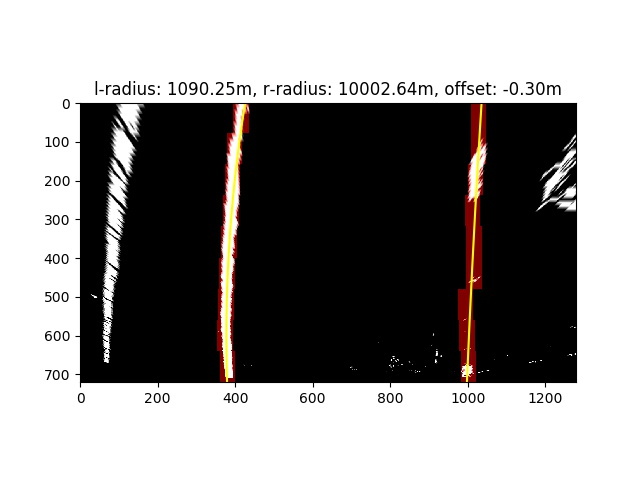
#> input picture output_images/lanes0.jpg, 640 x 480 px
$ python -i main.py   (imports and definitions only)   (older library calls are emulated)
#> lines starting #> are read from the running program, lines starting #| are printed output that depends on the picture
### transform.py
import cv2
import numpy as np

#
# Compute pixel gradient norms and directions, and threshold them into a binary image.
# Input image should be in HLS color space.
#
def gradient_threshold(img, norm_threshold=(0.0, 1.0), theta_threshold=(0.0, np.pi/2)):
    gray = img[...,1]

    dx = cv2.Sobel(gray, cv2.CV_64F, 1, 0, ksize=9)
    dy = cv2.Sobel(gray, cv2.CV_64F, 0, 1, ksize=9)

    norm = np.sqrt(dx**2 + dy**2)
    norm = norm / np.max(norm)

    theta = np.arctan2(np.absolute(dy), np.absolute(dx))

    norm_bin = np.zeros_like(gray, np.uint8)
    norm_bin[(norm >= norm_threshold[0]) & (norm <= norm_threshold[1])] = 255

    theta_bin = np.zeros_like(gray, np.uint8)
    theta_bin[(theta >= theta_threshold[0]) & (theta <= theta_threshold[1])] = 255

    return (norm_bin & theta_bin)

#
# Return binary image of pixels whose S value fall within threshold.
# Input image should be in HLS color space.
#
def channel_threshold(img, threshold=(0, 255)):
    S = img[...,2]

    S_bin = np.zeros_like(S, np.uint8)
    S_bin[(S >= threshold[0]) & (S <= threshold[1])] = 255

    return S_bin

#
# Perform a perspective transform to get a bird's eye view of the road.
# Credit to sbagalka on the Udacity forum for coming up with the source and destination pixels,
# these are a slightly tweaked version.
#
src = np.float32([[(200, 720), (570, 470), (720, 470), (1130, 720)]])
dst = np.float32([[(350, 720), (370, 0), (960, 0), (980, 720)]])

T = cv2.getPerspectiveTransform(src, dst)
T_inv = cv2.getPerspectiveTransform(dst, src)

def warp(img):
    return cv2.warpPerspective(img, T, (img.shape[1], img.shape[0]), flags=cv2.INTER_LINEAR)

def unwarp(img):
    return cv2.warpPerspective(img, T_inv, (img.shape[1], img.shape[0]), flags=cv2.INTER_LINEAR)

### lanes.py
import cv2
import numpy as np
import matplotlib.pyplot as plt

LANE_LENGTH = 30
LANE_WIDTH = 3.7

LANE_LENGTH_PIXELS = 720
LANE_WIDTH_PIXELS = 620
LANE_EPSILON = 50
OFFSET_THRESHOLD = 1.0
CURVATURE_RADIUS_THRESHOLD = 200

IMAGE_SHAPE = (720, 1280, 3)

# Return img with lane visualizations overlayed.
# [30 lines left out: function visualize_lanes, not called in this run]

#
# Helper used in fit_poly below. When a patch has no pixels set, np.argmax returns
# the first element in the array. This biases the dotted lanes to curve left. Use the midpoint
# of the array instead.
#
def middle_max(l):
    m = np.argmax(l)
    maxes = np.argwhere(l == l[m]).flatten().tolist()
    return m if len(maxes) == 0 else maxes[len(maxes)//2]

#
# Takes a binary image containing a top-down view of the lanes, and returns
# a polynomial fit for each lane. Optionally writes an image with a visualization of the fit overlayed.
#
# Implemented by convoluting a window across a horizontal slice of the image to find a patch with the most
# pixels set. This patch is considered to be where the lane is.
#
def fit_poly(img, prev_left=None, prev_right=None, out_file='', window_width=40, window_height=80, search_radius=LANE_EPSILON):

    left_x = []
    right_x = []
    window = np.ones(window_width)
    half_image = img.shape[1]//2
    full_image = img.shape[1]
    half_window = window_width//2
    ny = img.shape[0] // window_height

    for i in reversed(range(ny)):

        hist = np.sum(img[window_height*i:window_height*(i+1),...], axis=0)
        conv = np.convolve(hist, window)

        left_search_endpoint = 0
        right_search_endpoint = half_image

        if prev_left:
            left_search_endpoint = max(prev_left + half_window - search_radius, 0)
            right_search_endpoint = min(prev_left + half_window + search_radius, full_image)

        conv_max = middle_max(conv[left_search_endpoint:right_search_endpoint])
        left = min(max(conv_max + left_search_endpoint - half_window, 0), full_image)

        left_search_endpoint = half_image
        right_search_endpoint = len(conv)

        if prev_right:
            left_search_endpoint = max(prev_right + half_window - search_radius, 0)
            right_search_endpoint = min(prev_right + half_window + search_radius, full_image)

        conv_max = middle_max(conv[left_search_endpoint:right_search_endpoint])
        right = max(min(conv_max + left_search_endpoint - half_window, full_image), 0)

        left_x.append(left)
        right_x.append(right)

        prev_left = left
        prev_right = right

    y = np.linspace(img.shape[0], window_height, (img.shape[0] // window_height))

    left_poly = np.polyfit(y, left_x, 2)
    right_poly = np.polyfit(y, right_x, 2)

    if out_file != '':
        visualize_lanes(img, window_height, window_width, left_x, right_x, left_poly, right_poly, out_file)


    return y, left_x, right_x, left_poly, right_poly

# Return radius of curvature in meters.
# Maps pixels to meters using a lane size which is probably off somewhat.
def lane_curvature(left_poly, right_poly):
    m_per_y = LANE_LENGTH / LANE_LENGTH_PIXELS
    m_per_x = LANE_WIDTH / LANE_WIDTH_PIXELS

    y = np.linspace(0, IMAGE_SHAPE[0]-1, num=IMAGE_SHAPE[0])

    left_x = np.polyval(left_poly, y)
    right_x = np.polyval(right_poly, y)

    offset = (((right_x[-1] - left_x[-1])//2) - IMAGE_SHAPE[0]//2) * m_per_x

    left_poly = np.polyfit(y * m_per_y, left_x * m_per_x, 2)
    right_poly = np.polyfit(y * m_per_y, right_x * m_per_x, 2)

    curve_left = ((1 + (2 * left_poly[0] * 720 * m_per_y + left_poly[1])**2)**1.5) / np.absolute(2 * left_poly[0])
    curve_right = ((1 + (2 * right_poly[0] * 720 * m_per_y + right_poly[1])**2)**1.5) / np.absolute(2 * right_poly[0])

    return curve_left, curve_right, offset

def is_outlier(x_l, x_r, l_curv, r_curv, offset):
    if np.absolute(np.absolute(x_l - x_r) - LANE_WIDTH_PIXELS) > LANE_EPSILON:
        return True

    if np.absolute(l_curv) < CURVATURE_RADIUS_THRESHOLD or np.absolute(r_curv) < CURVATURE_RADIUS_THRESHOLD:
        return True

    if np.absolute(offset) > OFFSET_THRESHOLD:
        return True

    return False

### main.py
import argparse
import glob
import cv2
import numpy as np
from calibration import *
from transform import *
from lanes import *
from moviepy.editor import VideoFileClip
from IPython.display import HTML

# [15 lines left out: functions undistort, bgr_to_hls, not called in this run]

def threshold(images, dstack=False):
    dstacked = []
    thresholded = []

    for img in images:

        grad = gradient_threshold(img, (0.2, 1.0), (0.7, 1.3))
        channel = channel_threshold(img, (150, 255))
        combined = grad | channel

        thresholded.append(combined)

        if dstack:
            dstacked.append(np.dstack((np.zeros_like(combined), grad, channel)))

    return thresholded, dstacked

def perspective_transform(images):
    warped = []
    for img in images:
        w = warp(img)
        warped.append(w)

    return warped

# [74 lines left out: functions find_lanes, draw_lanes, write_images, test, test_calibration, not called in this run]

# Smoothing factor.
λ = 0.3

prev_l = []
prev_r = []

def process_image(img):

    global prev_l
    global prev_r

    hls = cv2.cvtColor(img, cv2.COLOR_RGB2HLS)
    fit = fit_poly(perspective_transform(threshold([hls])[0])[0], None if len(prev_l) == 0 else prev_l[0], None if len(prev_r) == 0 else prev_r[0])
    y, x_l, x_r, left_poly, right_poly = fit
    curvature = lane_curvature(left_poly, right_poly)
    l_curv, r_curv, offset = curvature

    # If the lane is an outlier, use previous lanes for drawing.
    if is_outlier(x_l[0], x_r[0], l_curv, r_curv, offset):
        if (len(prev_l) > 0) and len(prev_r) > 0:
            return draw_lanes([img], [(y, prev_l, prev_r, left_poly, right_poly)], [curvature])[0]
        else:
            return img

    if len(prev_l) > 0 and len(prev_r) > 0:
        x_l = np.int32(λ * np.float64(x_l) + (1 - λ) * np.float64(prev_l))
        x_r = np.int32(λ * np.float64(x_r) + (1 - λ) * np.float64(prev_r))

    prev_l = x_l
    prev_r = x_r
    return draw_lanes([img], [(y, x_l, x_r, left_poly, right_poly)], [curvature])[0]

# [9 lines left out: function video, not called in this run]

# [16 lines not run here, left out]

>>> import cv2
>>> picture = cv2.cvtColor(cv2.imread('output_images/lanes0.jpg'), cv2.COLOR_BGR2RGB)
>>> result = process_image(picture)
#> in process_image, `hls = cv2.cvtColor(img, cv2.COLOR_RGB2HLS)`: hls: shape (480, 640, 3); mean of channels 0, 1, 2 2.9, 144.3, 13.5
#> the loop in threshold, `for img in images: ` made 1 pass
#> pass 1, in gradient_threshold, `gray = img[...,1]`:
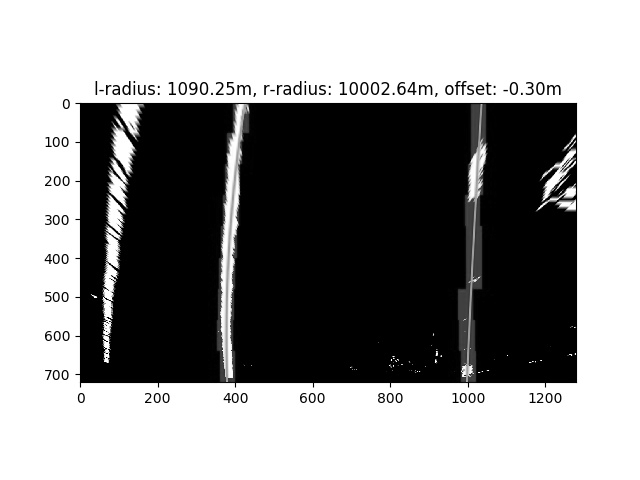
#> gray: shape (480, 640); min 0, max 255, mean 144.3
#> pass 1, in gradient_threshold, `dx = cv2.Sobel(gray, cv2.CV_64F, 1, 0, ksize=9)`:
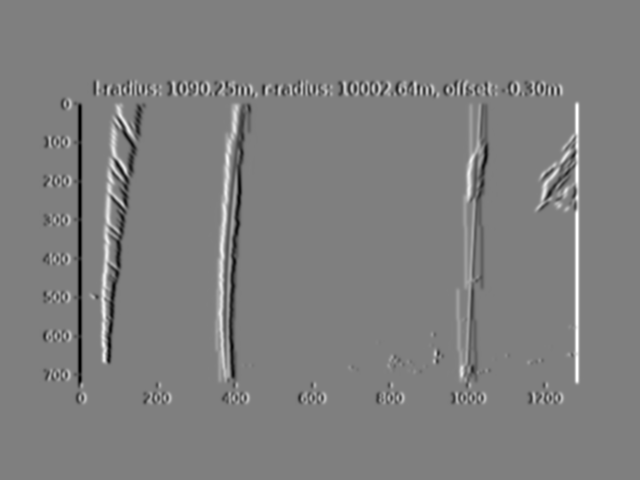
#> dx: shape (480, 640) float64; min -2282447, max 2284800, mean 0; drawn with min black and max white
#> pass 1, in gradient_threshold, `dy = cv2.Sobel(gray, cv2.CV_64F, 0, 1, ksize=9)`:
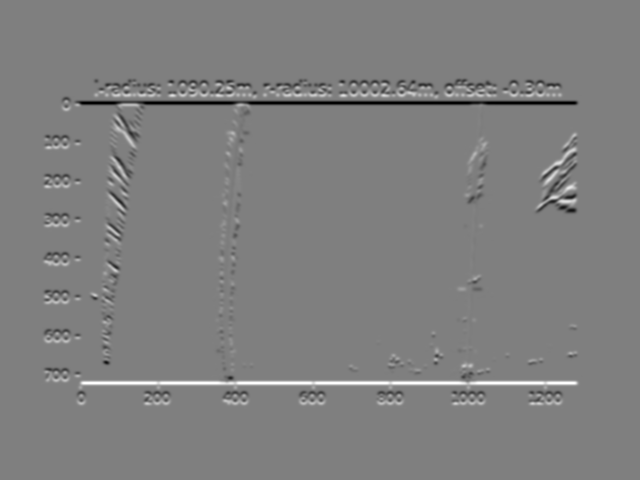
#> dy: shape (480, 640) float64; min -2284531, max 2284544, mean 0; drawn with min black and max white
#> pass 1, in gradient_threshold, `norm = np.sqrt(dx**2 + dy**2)`:
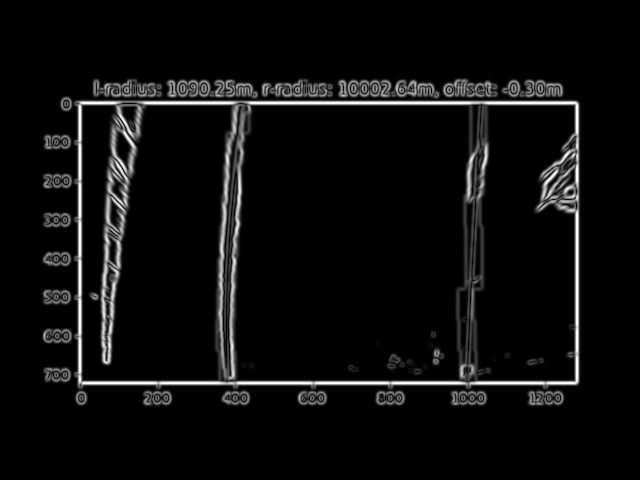
#> norm: shape (480, 640) float64; min 0, max 2295095.1, mean 120023.6; drawn with min black and max white
#> after the loop in threshold, `for img in images:`: dstacked = []; thresholded = 1 item
#> in perspective_transform, `warped = []`: warped = []
#> the loop in perspective_transform, `for img in images:` made 1 pass
#> after the loop in perspective_transform, `for img in images:`: warped = 1 item
#> in fit_poly, `left_x = []`: left_x = []
#> in fit_poly, `window = np.ones(window_width)`: window = 40 values from 1 to 1
#> the loop in fit_poly, `for i in reversed(range(ny)): ` made 6 passes
#> after the loop in fit_poly, `for i in reversed(range(ny)):`: left_x = [140, 140, 140, 140, 140, 140]; right_x = [479, 479, 479, 479, 479, 479]
#> in fit_poly, `y = np.linspace(img.shape[0], window_height, (img.shape[0] // window_h..`: y = [480, 400, 320, 240, 160, 80]
#> in fit_poly, `left_poly = np.polyfit(y, left_x, 2)`: left_poly = [-1.55e-18, 7.08e-16, 140]
#> in fit_poly, `right_poly = np.polyfit(y, right_x, 2)`: right_poly = [-8.66e-19, 1.19e-15, 479]
#> in process_image, `fit = fit_poly(perspective_transform(threshold([hls])[0])[0], None if ..`: fit = ([480, 400, 320, 240, 160, 80], [140, 140, 140, 140, 140, 140], [479, 479, 479, 479, 479, 479], [-1.55e-18, 7.08e-16, 140], [-8.66e-19, 1.19e-15, 479])
#> in process_image, `y, x_l, x_r, left_poly, right_poly = fit`: y = [480, 400, 320, 240, 160, 80]; x_l = [140, 140, 140, 140, 140, 140]; x_r = [479, 479, 479, 479, 479, 479]; left_poly = [-1.55e-18, 7.08e-16, 140]; right_poly = [-8.66e-19, 1.19e-15, 479]
#> in lane_curvature, `y = np.linspace(0, IMAGE_SHAPE[0]-1, num=IMAGE_SHAPE[0])`: y = 720 values from 0 to 719
#> in lane_curvature, `left_x = np.polyval(left_poly, y)`: left_x = 720 values, max 140 at index 150, min 140 at index 705, mean 140
#> in lane_curvature, `right_x = np.polyval(right_poly, y)`: right_x = 720 values from 479 to 479
#> in lane_curvature, `offset = (((right_x[-1] - left_x[-1])//2) - IMAGE_SHAPE[0]//2) * m_per_x`: offset = -1.14
#> in lane_curvature, `left_poly = np.polyfit(y * m_per_y, left_x * m_per_x, 2)`: left_poly = [-7.1e-18, 1.3e-16, 0.835]
#> in lane_curvature, `right_poly = np.polyfit(y * m_per_y, right_x * m_per_x, 2)`: right_poly = [-1.2e-17, 3.83e-16, 2.86]
#> in lane_curvature, `curve_left = ((1 + (2 * left_poly[0] * 720 * m_per_y + left_poly[1])**..`: curve_left = 7.04e+16
#> in lane_curvature, `curve_right = ((1 + (2 * right_poly[0] * 720 * m_per_y + right_poly[1]..`: curve_right = 4.15e+16
#> in process_image, `curvature = lane_curvature(left_poly, right_poly)`: curvature = (7.04e+16, 4.15e+16, -1.14)
#> in process_image, `l_curv, r_curv, offset = curvature`: l_curv = 7.04e+16; r_curv = 4.15e+16; offset = -1.14

$ run again, on output_images/lanes4.jpg
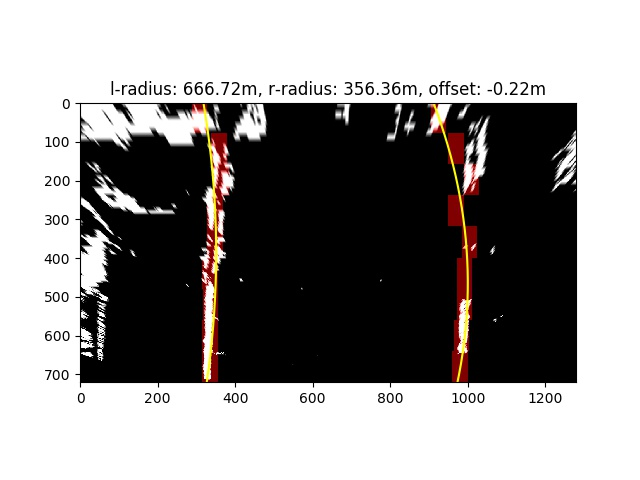
#> input picture output_images/lanes4.jpg, 640 x 480 px
#> hls: shape (480, 640, 3); mean of channels 0, 1, 2 3.3, 148.6, 13.3
#> the loop in threshold, `for img in images: ` made 1 pass
#> pass 1, in gradient_threshold, `dy = cv2.Sobel(gray, cv2.CV_64F, 0, 1, ksize=9)`:
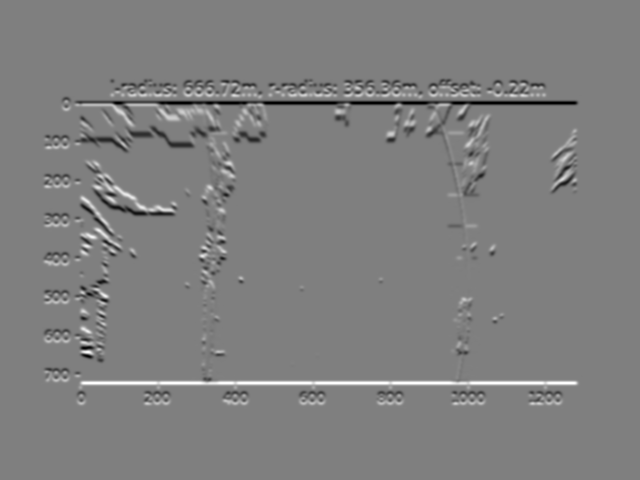
#> dy: shape (480, 640) float64; min -2284531, max 2284544, mean 0; drawn with min black and max white
#> pass 1, in gradient_threshold, `norm = np.sqrt(dx**2 + dy**2)`:
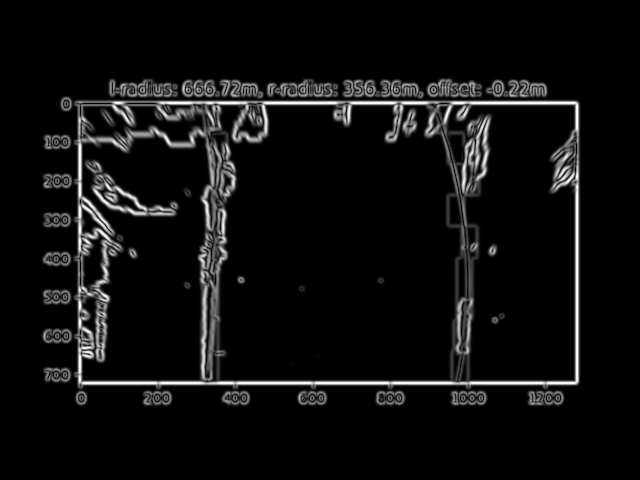
#> norm: shape (480, 640) float64; min 0, max 2308196.5, mean 137304.7; drawn with min black and max white
#> after the loop in threshold, `for img in images:`: dstacked = []; thresholded = 1 item
#> in perspective_transform, `warped = []`: warped = []
#> the loop in perspective_transform, `for img in images:` made 1 pass
#> after the loop in perspective_transform, `for img in images:`: warped = 1 item
#> in fit_poly, `left_x = []`: left_x = []
#> window = 40 values from 1 to 1
#> the loop in fit_poly, `for i in reversed(range(ny)): ` made 6 passes
#> after the loop in fit_poly, `for i in reversed(range(ny)):`: left_x = [140, 140, 140, 140, 140, 140]; right_x = [479, 479, 479, 479, 479, 479]
#> in fit_poly, `y = np.linspace(img.shape[0], window_height, (img.shape[0] // window_h..`: y = [480, 400, 320, 240, 160, 80]
#> in fit_poly, `left_poly = np.polyfit(y, left_x, 2)`: left_poly = [-1.55e-18, 7.08e-16, 140]
#> in fit_poly, `right_poly = np.polyfit(y, right_x, 2)`: right_poly = [-8.66e-19, 1.19e-15, 479]
#> fit = ([480, 400, 320, 240, 160, 80], [140, 140, 140, 140, 140, 140], [479, 479, 479, 479, 479, 479], [-1.55e-18, 7.08e-16, 140], [-8.66e-19, 1.19e-15, 479])
#> in process_image, `y, x_l, x_r, left_poly, right_poly = fit`: y = [480, 400, 320, 240, 160, 80]; x_l = [140, 140, 140, 140, 140, 140]; x_r = [479, 479, 479, 479, 479, 479]; left_poly = [-1.55e-18, 7.08e-16, 140]; right_poly = [-8.66e-19, 1.19e-15, 479]
#> in lane_curvature, `y = np.linspace(0, IMAGE_SHAPE[0]-1, num=IMAGE_SHAPE[0])`: y = 720 values from 0 to 719
#> in lane_curvature, `left_x = np.polyval(left_poly, y)`: left_x = 720 values, max 140 at index 150, min 140 at index 705, mean 140
#> in lane_curvature, `right_x = np.polyval(right_poly, y)`: right_x = 720 values from 479 to 479
#> in lane_curvature, `offset = (((right_x[-1] - left_x[-1])//2) - IMAGE_SHAPE[0]//2) * m_per_x`: offset = -1.14
#> in lane_curvature, `left_poly = np.polyfit(y * m_per_y, left_x * m_per_x, 2)`: left_poly = [-7.1e-18, 1.3e-16, 0.835]
#> in lane_curvature, `right_poly = np.polyfit(y * m_per_y, right_x * m_per_x, 2)`: right_poly = [-1.2e-17, 3.83e-16, 2.86]
#> curve_left = 7.04e+16
#> curve_right = 4.15e+16
#> curvature = (7.04e+16, 4.15e+16, -1.14)
#> in process_image, `l_curv, r_curv, offset = curvature`: l_curv = 7.04e+16; r_curv = 4.15e+16; offset = -1.14
